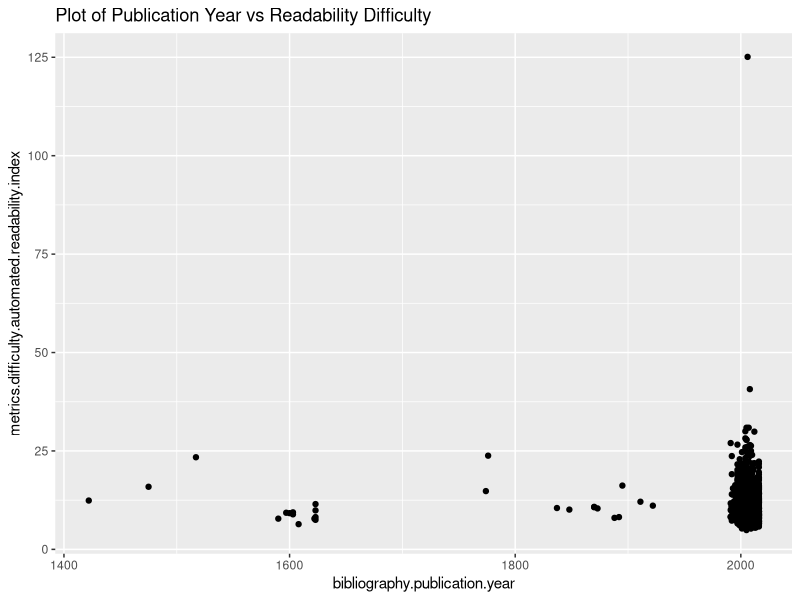
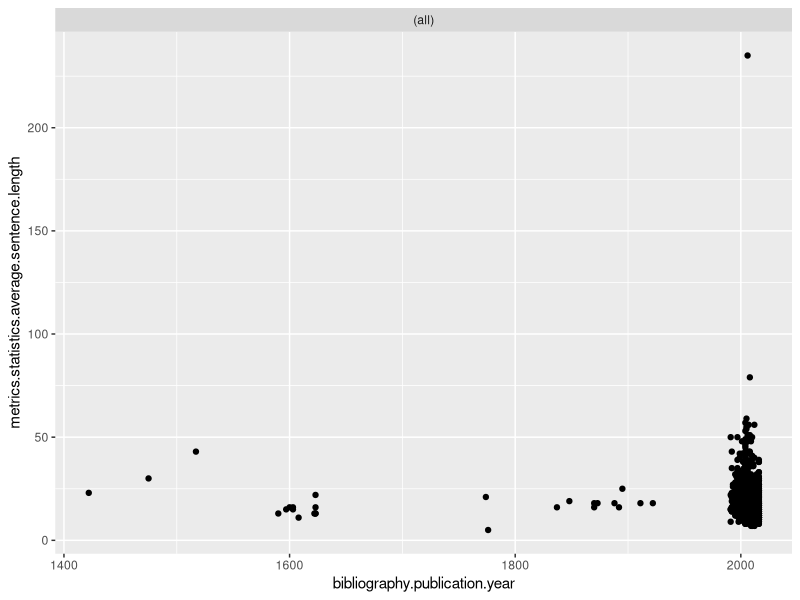
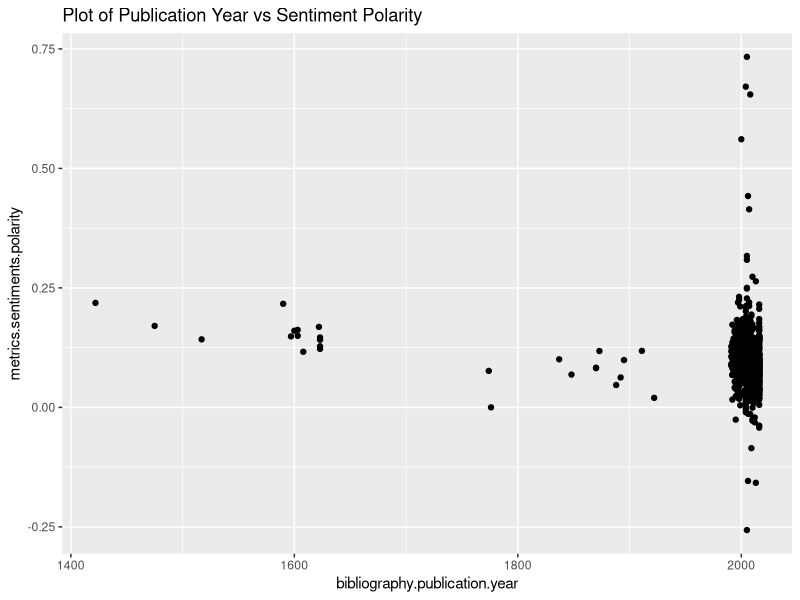

The R source for these figures, in order:
# Exploratory Data Analysis


library(tidyverse)
library(corrplot)
library(here)
## Loading Data File
books_data <- read.csv(here("Data", "classics.csv"))

## How many observations do we have?
dim(books_data)

## What are the names of the columns (i.e. the variables we can use in our analysis)?
colnames(books_data)

## What is the relationship between year of publication and reading difficulty as measured by the automatic readability index?
books_data %>%
  ggplot(aes(bibliography.publication.year, metrics.difficulty.automated.readability.index)) +
  geom_point() + 
  ggtitle("Plot of Publication Year vs Readability Difficulty")


## What is the relationship between average sentence length over time? Has the average gotten longer or shorter over time?
books_data %>%
  ggplot(aes(bibliography.publication.year, metrics.statistics.average.sentence.length)) +
  geom_point() +
  facet_wrap(vars())
ggtitle("Plot of Publication Year vs Sentence Length")


## Sentiment Analysis
books_data %>%
  ggplot(aes(bibliography.publication.year, metrics.sentiments.polarity)) +
  geom_point() + 
  ggtitle("Plot of Publication Year vs Sentiment Polarity")

